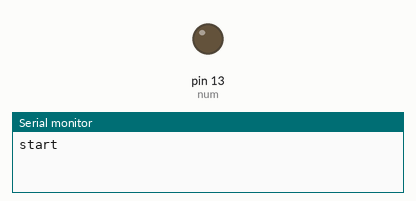
Simulated run of this sketch. Board: Arduino Uno, built with avr-gcc and run on an emulated ATmega328P. Shown: output pins drawn as LEDs (lit = HIGH), the last lines printed to the serial monitor.

Above: at 2.5 s.
At 7.5 s:
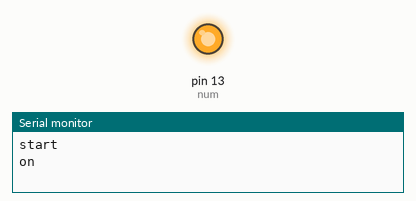
Timing chart, 0 to 13.0 s (numbered marks = the images above):
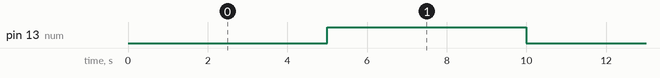

Measured:
- by itself, pin 13 (num): alternates HIGH for 5.0 s and LOW for 5.0 s

The sketch:

test.ino
```cpp
const int num = 13;

void setup() {
  // put your setup code here, to run once:
  pinMode(num, OUTPUT);
  Serial.begin(9600);
}

void loop() {
  // put your main code here, to run repeatedly:
  Serial.println("start");
  digitalWrite(num, LOW);
  delay(5000);
  Serial.println("on");
  digitalWrite(num, HIGH);
  delay(5000);
}
```
